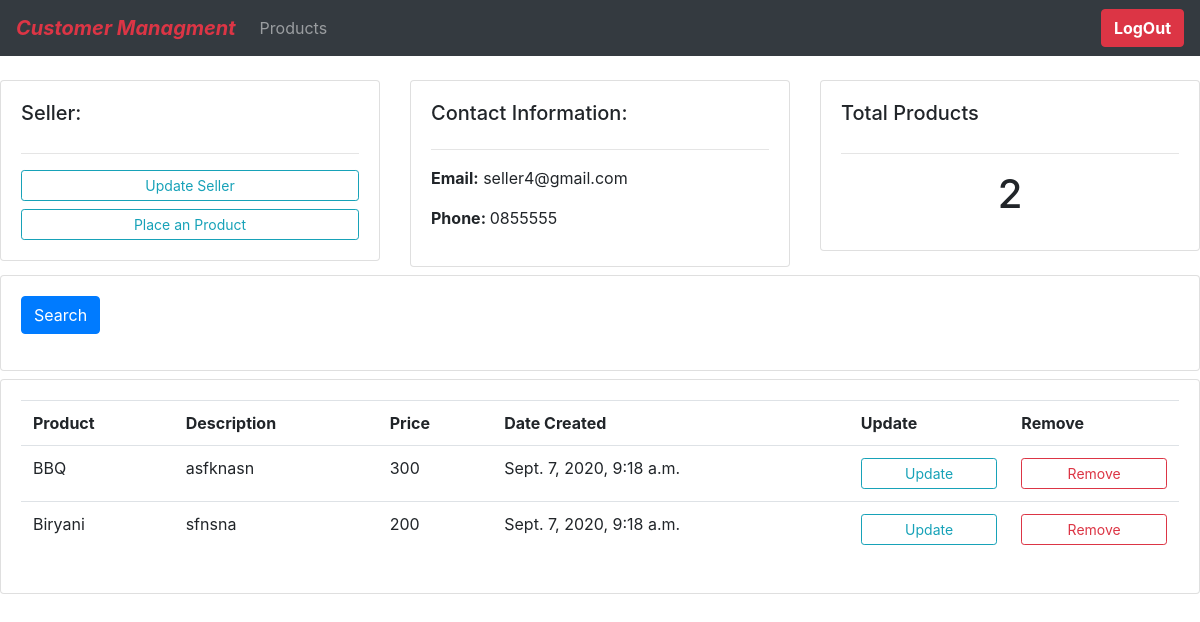
Page /seller/4/ (signed in) on the committed database.
### seller/models.py (models this page shows, shortened)
class Seller(models.Model):
    user = models.OneToOneField(User,on_delete=models.CASCADE,unique=True)
    name = models.CharField(max_length=60,null=True)
    phone = models.CharField(max_length=13,null=True)
    created_at = models.DateTimeField(auto_now_add=True,max_length=200)
    updated_at = models.DateTimeField(auto_now=True,max_length=200)
    class Meta:
        verbose_name = 'Seller'
        verbose_name_plural = 'Sellers'

### Authentication/models.py (models this page shows, shortened)
class User(AbstractBaseUser,PermissionsMixin):
    email = models.EmailField( max_length=255, unique=True)
    user_type = models.CharField(max_length=200,choices=USER_TYPE_CHOICES,null=True)
    last_login = models.DateTimeField( blank=True, null=True)
    is_staff = models.BooleanField( default=False)
    is_superuser = models.BooleanField( default=False)
    is_active = models.BooleanField( default=True)
    date_joined = models.DateTimeField(default=timezone.now)
    objects = UserManager()
    USERNAME_FIELD = 'email'
    REQUIRED_FIELDS = []
    class Meta:
        ordering = ['email']

### product/models.py (models this page shows)
class Product(models.Model):
    seller = models.ForeignKey(Seller , on_delete=models.CASCADE)
    name = models.CharField(unique=True,max_length=200)
    description = models.CharField(max_length=200)
    price = models.IntegerField()
    created_at = models.DateTimeField(auto_now_add=True,max_length=200)
    updated_at = models.DateTimeField(auto_now=True,max_length=200)
    class Meta:
        verbose_name = 'Product'
        verbose_name_plural = 'Products'
    def __str__(self):
        return self.name

### seller/views.py (the view)
# urls.py: path('<str:pk>/',seller_home ,name="seller-home"),
def seller_home(request,pk):
    try:
        seller =  Seller.objects.get(id=pk)
    except User.DoesNotExist:
        raise Http404("Seller Does Not Exisit")
    sellerproducts = Product.objects.filter(seller=seller)
    totalsellerproducts = sellerproducts.count()
    context = {'seller':seller,'sellerproducts':sellerproducts,"totalsellerproducts":totalsellerproducts }
    return render(request,"seller_home.html",context)

### static/template/seller_home.html
{% extends 'main.html' %}
{% block content %}
<br>
<div class="row mb-2">
    <div class="col-md">
        <div class="card card-body">
            <h5 class="card-title">Seller:</h5>
            <hr>
            <a class="btn btn-outline-info btn-sm btn-block" href="">Update Seller</a>
            <a class="btn btn-outline-info btn-sm btn-block" href="">Place an Product </a>
        </div>
    </div>
    <div class="col-md">
        <div class="card card-body">
            <h5>Contact Information:</h5>
            <hr>
            <p class=""><b>Email:</b>  {{seller.user.email}}</p>
            <p><b>Phone: </b> {{seller.phone}}</p>
        </div>
    </div>
    <div class="col-md">
        <div class="card card-body">
            <h5 class="card-title">Total Products</h5>
            <hr>
            <h1 class="text-center card-title">
                {{totalsellerproducts}}
            </h1>
        </div>
    </div>
</div>
<div class="row mt-2 mb-2">
    <div class="col-md">
        <div class="card card-body">
            <form method="get">
                <button class="btn btn-primary" type="submit"> Search</button>
            </form>
        </div>
    </div>
</div>
<div class="row mt-2">
    <div class="col-md">
        <div class="card card-body">
            <table class="table">
                <tr>
                    <th>Product</th>
                    <th>Description</th>
                    <th>Price</th>
                    <th>Date Created</th>
                    <th>Update</th>
                    <th>Remove</th>
                </tr>
                {% if sellerproducts %}
                    {% for i in sellerproducts %}
                    <tr>
                        <td>{{i}}</td>
                        <td>{{i.description}}</td>
                        <td>{{i.price}}</td>
                        <td>{{i.created_at}}</td>
                        <td>
                            <a class="btn btn-outline-info btn-sm btn-block" href="">Update </a>
                        </td>
                        <td><a class="btn btn-outline-danger btn-sm btn-block" href="">Remove</a></td>
                    </tr>
                    {% endfor %}
                {% endif %}
            </table>
        </div>
    </div>
</div>
{% endblock %}

### rows in the picture
Seller: user.email "seller4@gmail.com", phone "0855555"
Product: name "BBQ", description "asfknasn", price "300", created_at "Sept. 7, 2020, 9:18 a.m."
Product: name "Biryani", description "sfnsna", price "200", created_at "Sept. 7, 2020, 9:18 a.m."

### other values in the picture
{{ totalsellerproducts }} "2"
